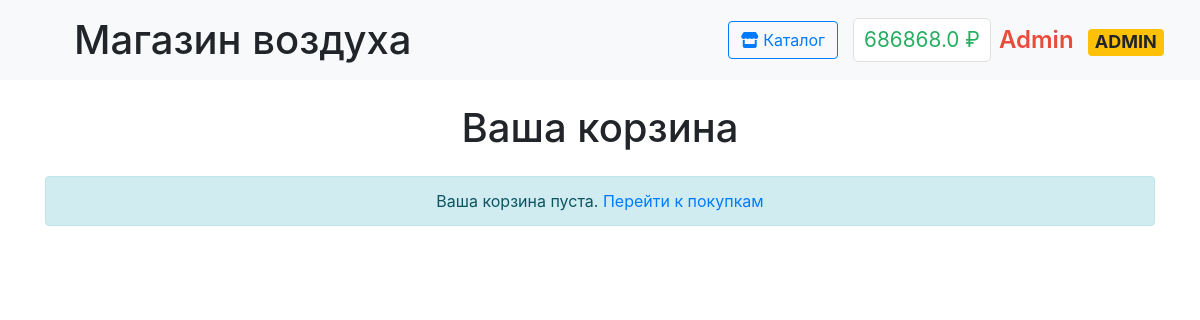
Before: /cart (signed in) with the older database file.
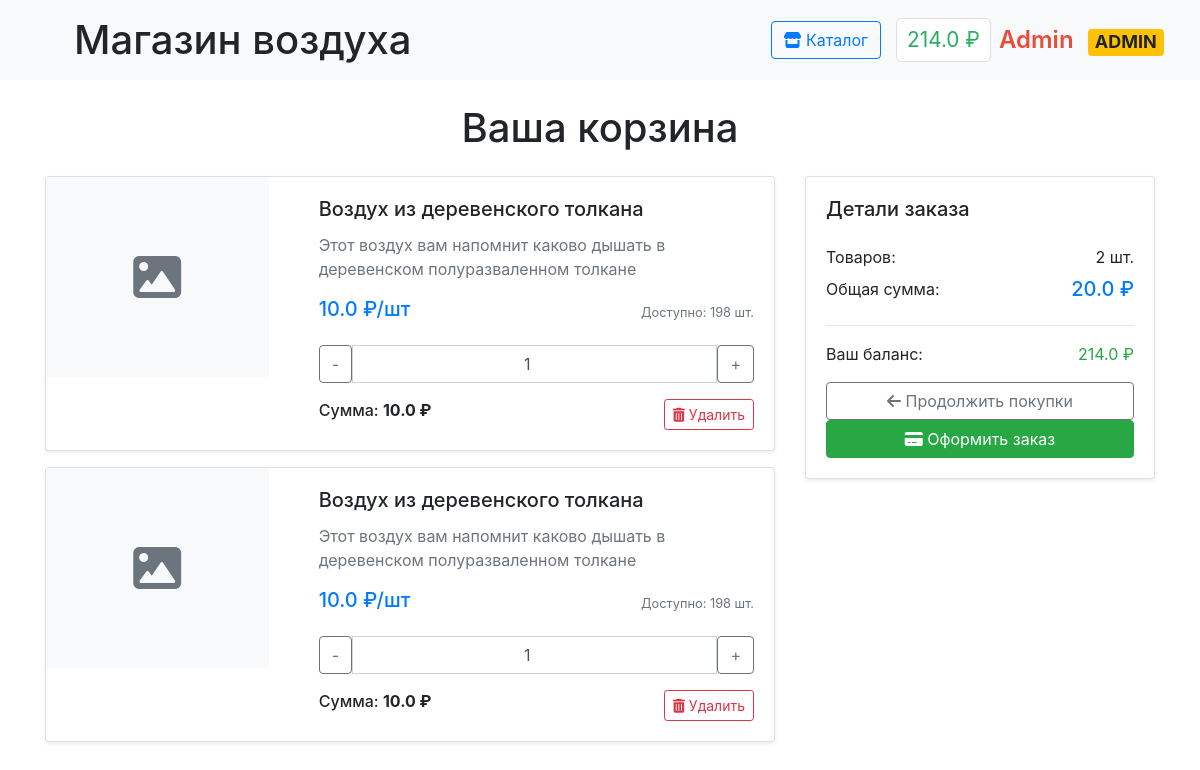
After: the same page with the newer database file.
### data/users.py (models this page shows, shortened)
class User(SqlAlchemyBase, UserMixin):
    __tablename__ = 'users'
    id = Column(Integer, primary_key=True, autoincrement=True)
    surname = Column(String, nullable=False)
    name = Column(String, nullable=False)
    email = Column(String, unique=True, nullable=False)
    hashed_password = Column(String, nullable=False)
    balance = Column(Float, default=0)
    is_admin = Column(Boolean, default=False)

### data/products.py (models this page shows, shortened)
class Product(SqlAlchemyBase):
    __tablename__ = 'products'
    id = sa.Column(sa.Integer, primary_key=True, autoincrement=True)
    title = sa.Column(sa.String, nullable=False)
    description = sa.Column(sa.Text)
    price = sa.Column(sa.Float, nullable=False)
    quantity = sa.Column(sa.Integer, default=0)
    image_url = sa.Column(sa.String)
    category = sa.Column(sa.String)
    created_at = sa.Column(sa.DateTime, default=sa.func.now())
    is_available = sa.Column(sa.Boolean, default=True)

### main.py (the view)
@app.route('/cart')
@login_required
def cart():
    db_sess = db_session.create_session()
    checkout_success = request.args.get('checkout_success') == 'True'
    orders = db_sess.query(Order).filter(Order.user_id == current_user.id).all()
    cart_items = []
    total_quantity = 0
    total_amount = 0
    for order in orders:
        product = db_sess.get(Product, order.product_id)
        if product:
            cart_items.append({
                'product': product,
                'quantity': order.quantity
            })
            total_quantity += order.quantity
            total_amount += order.quantity * product.price
    db_sess.close()
    return render_template('cart.html',
                           cart_items=cart_items,
                           total_quantity=total_quantity,
                           total_amount=total_amount,
                           checkout_success=checkout_success)

### data/db_session.py (called while the page is built)
def create_session() -> Session:
    global __factory
    return __factory()

### main.py (called while the page is built)
@login_manager.user_loader
def load_user(user_id):
    db_sess = db_session.create_session()
    return db_sess.get(User, user_id)

### templates/cart.html (shortened to what the changed rows need)
{% extends "base.html" %}
{% block content %}
<div class="container py-4">
    <h1 class="text-center mb-4">Ваша корзина</h1>
    {% if not cart_items %}
    <div class="alert alert-info text-center">
        Ваша корзина пуста. <a href="{{ url_for('index') }}">Перейти к покупкам</a>
    </div>
    {% else %}
    <div class="row">
        <div class="col-lg-8">
            {% for item in cart_items %}
            <div class="card mb-3 shadow-sm">
                <div class="row g-0">
                    <div class="col-md-4">
                        {% if item.product.image_url %}
                        <img src="{{ url_for('static', filename=item.product.image_url) }}"
                             class="img-fluid rounded-start"
                             alt="{{ item.product.title }}"
                             style="height: 200px; object-fit: cover;">
                        {% else %}
                        <div class="d-flex align-items-center justify-content-center bg-light" style="height: 200px;">
                            <i class="fas fa-image fa-3x text-muted"></i>
                        </div>
                        {% endif %}
                    </div>
                    <div class="col-md-8">
                        <div class="card-body d-flex flex-column h-100">
                            <h5 class="card-title">{{ item.product.title }}</h5>
                            <p class="card-text text-muted">{{ item.product.description|truncate(100) }}</p>
                            <div class="mt-auto">
                                <div class="d-flex justify-content-between align-items-center mb-3">
                                    <span class="h5 text-primary">{{ item.product.price }} ₽/шт</span>
                                    <small class="text-muted">Доступно: {{ item.product.quantity }} шт.</small>
                                </div>
                                <form action="{{ url_for('update_cart_item') }}" method="POST" class="mb-3">
                                    <div class="input-group">
                                        <button class="btn btn-outline-secondary" type="submit" name="action" value="decrease">-</button>
                                        <input type="number"
                                               class="form-control text-center"
                                               name="quantity"
                                               value="{{ item.quantity }}"
                                               min="1"
                                               max="{{ item.product.quantity }}"
                                               onchange="this.form.submit()">
                                        <button class="btn btn-outline-secondary" type="submit" name="action" value="increase">+</button>
                                    </div>
                                </form>
                                <div class="d-flex justify-content-between align-items-center">
                                    <span class="h6">Сумма: <strong>{{ item.product.price * item.quantity }} ₽</strong></span>
                                    <form action="{{ url_for('remove_cart_item', product_id=item.product.id) }}" method="POST">
                                        <button type="submit" class="btn btn-outline-danger btn-sm"
                                                onclick="return confirm('Удалить товар из корзины?')">
                                            <i class="fas fa-trash-alt"></i> Удалить
                                        </button>
                                    </form>
                                </div>
                            </div>
                        </div>
                    </div>
                </div>
            </div>
            {% endfor %}
        </div>
        <div class="col-lg-4">
            <div class="card shadow-sm sticky-top" style="top: 20px;">
                <div class="card-body">
                    <h5 class="card-title mb-4">Детали заказа</h5>
                    <div class="d-flex justify-content-between mb-2">
                        <span>Товаров:</span>
                        <span>{{ total_quantity }} шт.</span>
                    </div>
                    <div class="d-flex justify-content-between mb-3">
                        <span>Общая сумма:</span>
                        <span class="h5 text-primary">{{ total_amount }} ₽</span>
                    </div>
                    <hr>
                    <div class="d-flex justify-content-between mb-3">
                        <span>Ваш баланс:</span>
                        <span class="{% if current_user.balance < total_amount %}text-danger{% else %}text-success{% endif %}">
                            {{ current_user.balance }} ₽
                        </span>
                    </div>
                    <div class="d-grid gap-2">
                        <a href="{{ url_for('index') }}" class="btn btn-outline-secondary w-100">
                            <i class="fas fa-arrow-left"></i> Продолжить покупки
                        </a>
                        <form action="{{ url_for('checkout') }}" method="POST" id="checkoutForm">
                            <button type="submit"
                                    class="btn btn-success w-100"
                                    {% if current_user.balance < total_amount %}disabled{% endif %}>
                                <i class="fas fa-credit-card"></i> Оформить заказ
                            </button>
                        </form>
                    </div>
                </div>
            </div>
        </div>
    </div>
    {% endif %}
</div>
{% endblock %}

### templates/base.html (shortened to what this page needs)
<!doctype html>
<html lang="en">
<head>
    <link rel="stylesheet" href="https://stackpath.bootstrapcdn.com/bootstrap/4.4.1/css/bootstrap.min.css">
    <link rel="stylesheet" href="https://cdnjs.cloudflare.com/ajax/libs/font-awesome/6.0.0/css/all.min.css">
    <link rel="stylesheet" href="{{ url_for('static', filename='css/style.css') }}">
</head>
<body>
<nav class="navbar navbar-light bg-light">
    <div class="navbar-container">
        <h1 class="m-2" style="padding-left: 30px;">Магазин воздуха</h1>
        <div class="nav-section">
            {% if current_user.is_authenticated %}
                <a href="{{ url_for('index') }}" class="btn btn-outline-primary">
                    <i class="fas fa-store"></i> Каталог
                </a>
                <div class="d-flex align-items-center">
                    <span class="balance mr-2" onclick="window.location.href='{{ url_for('payment') }}'">
                        {{ current_user.balance }} ₽
                    </span>
                    <span class="username {% if current_user.is_admin %}admin-badge{% endif %}"
                          onclick="window.location.href='{{ url_for('profile') }}'">
                        {{ current_user.name }}
                        {% if current_user.is_admin %}<span class="badge badge-warning ml-2">ADMIN</span>{% endif %}
                    </span>
                </div>
            {% endif %}
        </div>
    </div>
</nav>
<main>
    {% block content %}{% endblock %}
</main>
</body>
</html>

Changed rows visible on the page:
changed User "Admin": balance "686868.0" → "214.0"; balance (not shown) → "214.0"
added Product: product "Воздух из деревенского толкана" "Воздух из деревенского толкана", product.description "Этот воздух вам напомнит каково дышать в деревенском полуразваленном толкане" "Этот воздух вам напомнит каково дышать в деревенском полуразваленном толкане", product.price "10.0" "10.0", product.quantity "198" "198", quantity "1" "1", item.product.price*item.quantity "10.0" "10.0"
Other visible differences:
{{ total_quantity }}: (not shown) → "2"
{{ total_amount }}: (not shown) → "20.0"
new list line: "₽/шт Доступно: шт. - + Сумма: ₽ Удалить"
text no longer shown: "Ваша корзина пуста. Перейти к покупкам"
text now shown: "Детали заказа Товаров: шт. Общая сумма: ₽ Ваш баланс: ₽ Продолжить покупки Оформить заказ"
